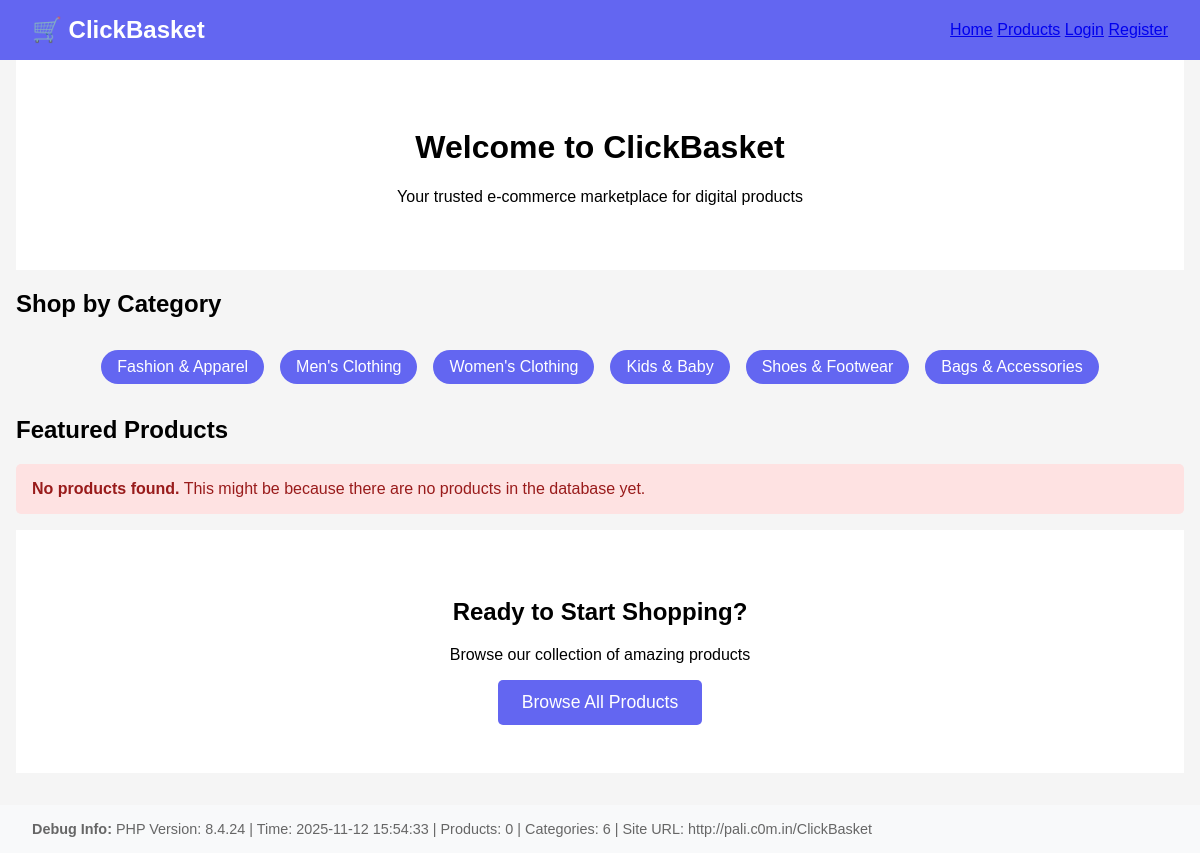
The app's page /index_simple.php with its own data.
### tables this page shows
CREATE TABLE categories (
    id INT PRIMARY KEY AUTO_INCREMENT,
    name VARCHAR(100) NOT NULL,
    slug VARCHAR(100) UNIQUE NOT NULL,
    description TEXT,
    image VARCHAR(255),
    is_active BOOLEAN DEFAULT TRUE,
    created_at TIMESTAMP DEFAULT CURRENT_TIMESTAMP
);

### index_simple.php (the view, shortened to what this page needs)
<?php
$products = [];
$categories = [];
try {
    $database = new Database();
    $db = $database->getConnection();
    if ($db) {
        $stmt = $db->prepare("SELECT * FROM products WHERE is_active = 1 LIMIT 8");
        $stmt->execute();
        $products = $stmt->fetchAll(PDO::FETCH_ASSOC);
        $stmt = $db->prepare("SELECT * FROM categories WHERE is_active = 1 LIMIT 6");
        $stmt->execute();
        $categories = $stmt->fetchAll(PDO::FETCH_ASSOC);
    }
} catch (Exception $e) {
    $db_error = $e->getMessage();
}
?>
<!DOCTYPE html>
<html lang="en">
<head>
</head>
<body>
    <div class="header">
        <div class="container">
            <div class="nav">
                <div class="logo">🛒 ClickBasket</div>
                <div>
                    <a href="index.php">Home</a>
                    <a href="products.php">Products</a>
                    <a href="login.php">Login</a>
                    <a href="register.php">Register</a>
                </div>
            </div>
        </div>
    </div>
    <div class="container">
        <div class="hero">
            <h1>Welcome to ClickBasket</h1>
            <p>Your trusted e-commerce marketplace for digital products</p>
        </div>
        <?php if (!empty($categories)): ?>
            <h2>Shop by Category</h2>
            <div class="categories">
                <?php foreach ($categories as $category): ?>
                    <a href="products.php?category=<?php echo urlencode($category['slug'] ?? $category['id']); ?>" class="category">
                        <?php echo htmlspecialchars($category['name']); ?>
                    </a>
                <?php endforeach; ?>
            </div>
        <?php endif; ?>
        <h2>Featured Products</h2>
        <?php if (!empty($products)): ?>
            <div class="products-grid">
                <?php foreach ($products as $product): ?>
                    <div class="product-card">
                        <h3><?php echo htmlspecialchars($product['title']); ?></h3>
                        <p><?php echo htmlspecialchars(substr($product['description'] ?? '', 0, 100)); ?>...</p>
                        <div style="margin-top: 1rem;">
                            <strong>₹<?php echo number_format($product['price'] ?? 0, 2); ?></strong>
                        </div>
                        <div style="margin-top: 1rem;">
                            <a href="product.php?id=<?php echo $product['id']; ?>" class="btn">View Details</a>
                        </div>
                    </div>
                <?php endforeach; ?>
            </div>
        <?php else: ?>
            <div class="error">
                <strong>No products found.</strong>
                <?php if (!isset($db_error)): ?>
                    This might be because there are no products in the database yet.
                <?php endif; ?>
            </div>
        <?php endif; ?>
        <div class="hero">
            <h2>Ready to Start Shopping?</h2>
            <p>Browse our collection of amazing products</p>
            <a href="products.php" class="btn" style="font-size: 1.1rem;">Browse All Products</a>
        </div>
    </div>
    <div style="background: #f8f9fa; padding: 1rem; margin-top: 2rem; font-size: 0.9rem; color: #666;">
        <div class="container">
            <strong>Debug Info:</strong>
            PHP Version: <?php echo phpversion(); ?> |
            Time: <?php echo date('Y-m-d H:i:s'); ?> |
            Products: <?php echo count($products); ?> |
            Categories: <?php echo count($categories); ?>
            <?php if (defined('SITE_URL')): ?>
                | Site URL: <?php echo SITE_URL; ?>
            <?php endif; ?>
        </div>
    </div>
</body>
</html>

### index_simple.php (style rules this page uses)
body { font-family: Arial, sans-serif; margin: 0; padding: 0; background: #f5f5f5; }
.header { background: #6366f1; color: white; padding: 1rem; }
.container { max-width: 1200px; margin: 0 auto; padding: 0 1rem; }
.nav { display: flex; justify-content: space-between; align-items: center; }
.logo { font-size: 1.5rem; font-weight: bold; }
.hero { background: white; padding: 3rem 0; text-align: center; }
.categories { display: flex; gap: 1rem; flex-wrap: wrap; justify-content: center; margin: 2rem 0; }
.category { background: #6366f1; color: white; padding: 0.5rem 1rem; border-radius: 20px; text-decoration: none; }
.btn { background: #6366f1; color: white; padding: 0.75rem 1.5rem; border: none; border-radius: 5px; text-decoration: none; display: inline-block; }
.error { background: #fee2e2; color: #991b1b; padding: 1rem; border-radius: 5px; margin: 1rem 0; }

### records on screen
categories: name "Fashion & Apparel"
categories: name "Men's Clothing"
categories: name "Women's Clothing"
categories: name "Kids & Baby"
categories: name "Shoes & Footwear"
categories: name "Bags & Accessories"

### other values on screen
phpversion() "8.4.24"
count($products) "0"
count($categories) "6"
SITE_URL "http://pali.c0m.in/ClickBasket"
